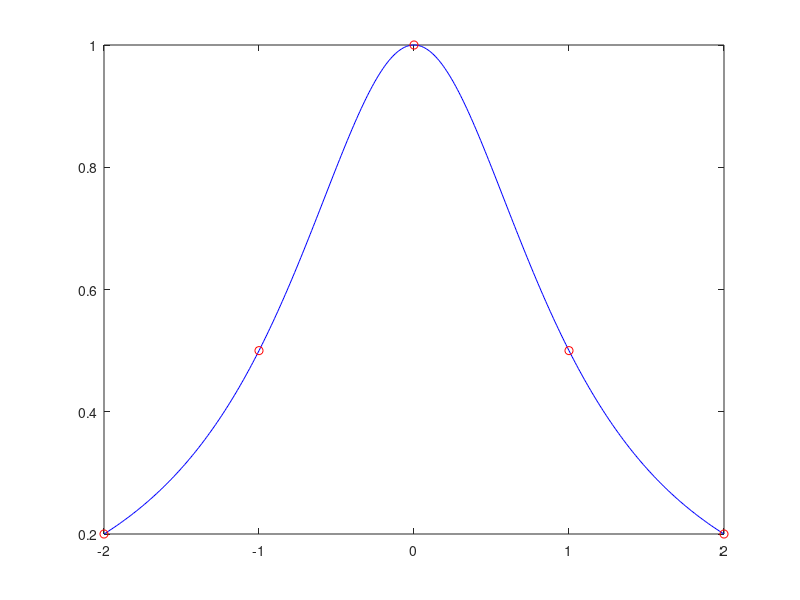

This chart was generated by the following MATLAB code: (Note: this script raises an error after producing the figure.)
%{
Name: Naomi George
Date: 04/11/2020
Class: CECS 271
Instructor: Minhthong Nguyen
Purpose: To calculate and graph Newton's Divided Difference and Lagrange
Interpolation and compare results with original function.
Last updated: 04/11/2020
%}
clc
clear all

xori = -2 : 0.01 : 2; % x values from [-2,2] with a stepsize of .01
yori = 1./(xori.^2+1); % f(x) function to graph 
figure(1); % figure 1 graphs newton's divided difference and lagrange using 5 points
plot(xori, yori, 'blue'); % graph function f(x)
hold on;

x = -2 : 1 : 2; % 5 evenly spaced points on f(x)
y = 1./(x.^2+1); % y value of the 5 points
plot ( x, y, 'redo') % plot choosen points on figure 1
xi = xori;
[a]= newtonInter(x, y); % evaluate newton's divided difference coeffients 
val = newtonInterEval(x, y, xi); % evaluate the value of the function at xi using newton's divided difference
Lj = lagrangeInter(1, x,  xi); % evaluate lagrange coeffients
val = lagrangeInterEval(x, y, xi); % evaluate the value of the function at xi using lagrange interpolation
hold off;

figure(2); % figure 1 graphs newton's divided difference and lagrange using 10 points
plot(xori, yori, 'blue'); % graph function f(x)
hold on;

x = -2 : (4/9) : 2; % 10 evenly spaced points on f(x)
y = 1./(x.^2+1); % y value of the 5 points
plot ( x, y, 'redo') % plot choosen points on figure 2
[a]= newtonInter(x, y); % evaluate newton's divided difference coeffients 
val = newtonInterEval(x, y, xi); % evaluate the value of a function at xi using newton's divided difference
Lj = lagrangeInter(1, x,  xi); % evaluate lagrange coeffients
val = lagrangeInterEval(x, y, xi); % evaluate the value of a function at xi using lagrange interpolation
hold off;
